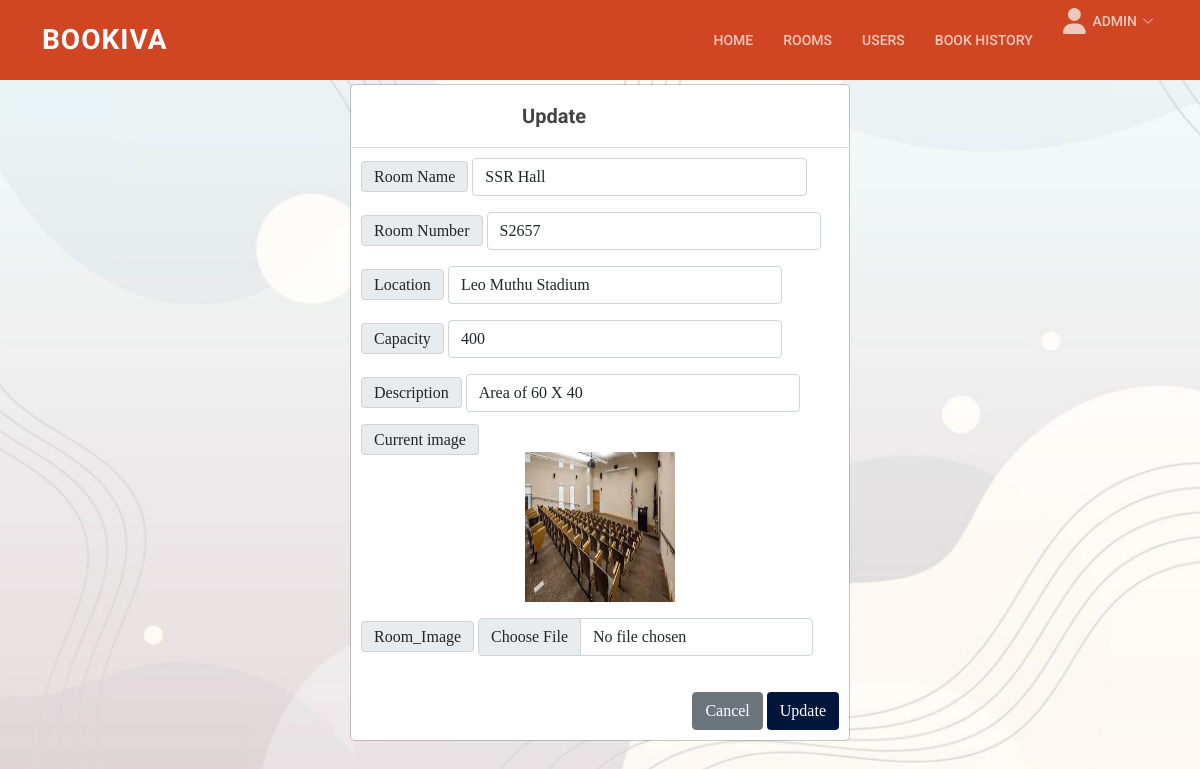
Page /admin/update-rooms.php?id=4&room_id=28 on the committed database.
### tables this page shows
CREATE TABLE `tbl_rooms` (
  `room_id` int(50) UNSIGNED NOT NULL,
  `capacity` int(50) NOT NULL,
  `location` varchar(250) NOT NULL,
  `description` char(250) NOT NULL,
  `img_name` varchar(250) DEFAULT NULL,
  `room_number` varchar(20) DEFAULT NULL,
  `room_name` varchar(225) DEFAULT NULL
);

### admin/update-rooms.php (the view, shortened to what this page needs)
<?php include('navbar.php')?>
<div class="modal-dialog modal-dialog-centered banner login animate__animated animate__fadeInDown" style="margin-top:7%;">
    <div class="modal-content">
                <?php
                if(isset($_GET['room_id'])){
                    $room_id1=$_GET['room_id'];
                    $sql1="SELECT * FROM tbl_rooms WHERE room_id='$room_id1'";
                    $res1=mysqli_query($conn,$sql1);
                    if($res1==True){
                        while($row=mysqli_fetch_assoc($res1)){
                            $room_name=$row['room_name'];
                            $room_number=$row['room_number'];
                            $capacity=$row['capacity'];
                            $location=$row['location'];
                            $description=$row['description'];
                            $img_name=$row['img_name'];
                        }
                    }
                }
                ?>
                <div class="modal-header">
                    <h5 class="modal-title fw-bold heading" id="exampleModalLabel1">Update</h5>
                </div>
                <form method="post" enctype="multipart/form-data">
                    <div style="padding:10px;">
                        <div class="mb-3">
                            <span class="input-group-text" id="basic-addon1" style="display:inline!important;margin-right:0px;">Room Name</span>
                            <input type="text" class="form-control" name="roomname" value="<?php echo $room_name; ?>" aria-describedby="basic-addon1" style="display:inline !important;width:70%;"/>
                        </div>
                        <div class="mb-3">
                            <span class="input-group-text" id="basic-addon1" style="display:inline!important;margin-right:0px;">Room Number</span>
                            <input type="text" class="form-control" name="roomnum" value="<?php echo $room_number; ?>" aria-describedby="basic-addon1" style="display:inline !important;width:70%;"/>
                        </div>
                        <div class="mb-3">
                            <span class="input-group-text" id="basic-addon1" style="display:inline!important;margin-right:0px;">Location</span>
                            <input type="text" class="form-control"  name="Location" value="<?php echo $location; ?>" aria-describedby="basic-addon1" style="display:inline!important;width:70%;"/>
                        </div>
                        <div class="mb-3">
                            <span class="input-group-text" id="basic-addon1" style="display:inline!important;margin-right:0px;">Capacity</span>
                            <input type="text" class="form-control" name="Capacity" value="<?php echo $capacity; ?>" aria-describedby="basic-addon1" style="display:inline!important;width:70%;"/>
                        </div>
                        <div class="mb-3">
                            <span class="input-group-text" id="basic-addon1" style="display:inline!important;margin-right:0px;">Description</span>
                            <input type="text" class="form-control" name="Description" value="<?php echo $description; ?>" aria-describedby="basic-addon1" style="display:inline!important;width:70%;"/>
                        </div>
                        <div class="mb-3">
                            <span class="input-group-text" id="basic-addon1" style="display:inline!important;margin-right:0px;">Current image</span>
                            <span style="display:inline!important;width:70%;"><img src="../images/<?php echo $img_name; ?>" alt="<?php echo $img_name; ?>" width="150px" height="150px" style="margin:auto;display:block;"></img></span>
                        </div>
                        <div class="mb-3">
                            <span class="input-group-text" id="basic-addon1" style="display:inline!important;margin-right:0px;">Room_Image</span>
                            <input type="file" class="form-control" placeholder="Roomimage" name="image" value="" style="display:inline!important;width:70%;"/>
                        </div>
                    </div>
                    <div style="float:right;margin:10px;">
                    <a class="btn btn-secondary"  href='rooms.php?id=<?php echo $id; ?>'>Cancel</a>
                        <input type="Submit" value="Update" class="btn" name="update" style="background-color: rgba(0,22,59,255) !important;color:white">
                    </div>
                </form>
            </div>
        </div>
</body>
</html>

### admin/assets/css/style.css (style rules this page uses)
body { font-family: "Open Sans", sans-serif; color: #444444; }
a { color: #5c9f24; text-decoration: none; }
h1, h2, h3, h4, h5, h6 { font-family: "Roboto", sans-serif; }
.modal-title { margin-left: 155px; }

### rows in the picture
tbl_rooms: roomname "SSR Hall", roomnum "S2657", Location "Leo Muthu Stadium", Capacity "400", Description "Area of 60 X 40", img_name (picture)
